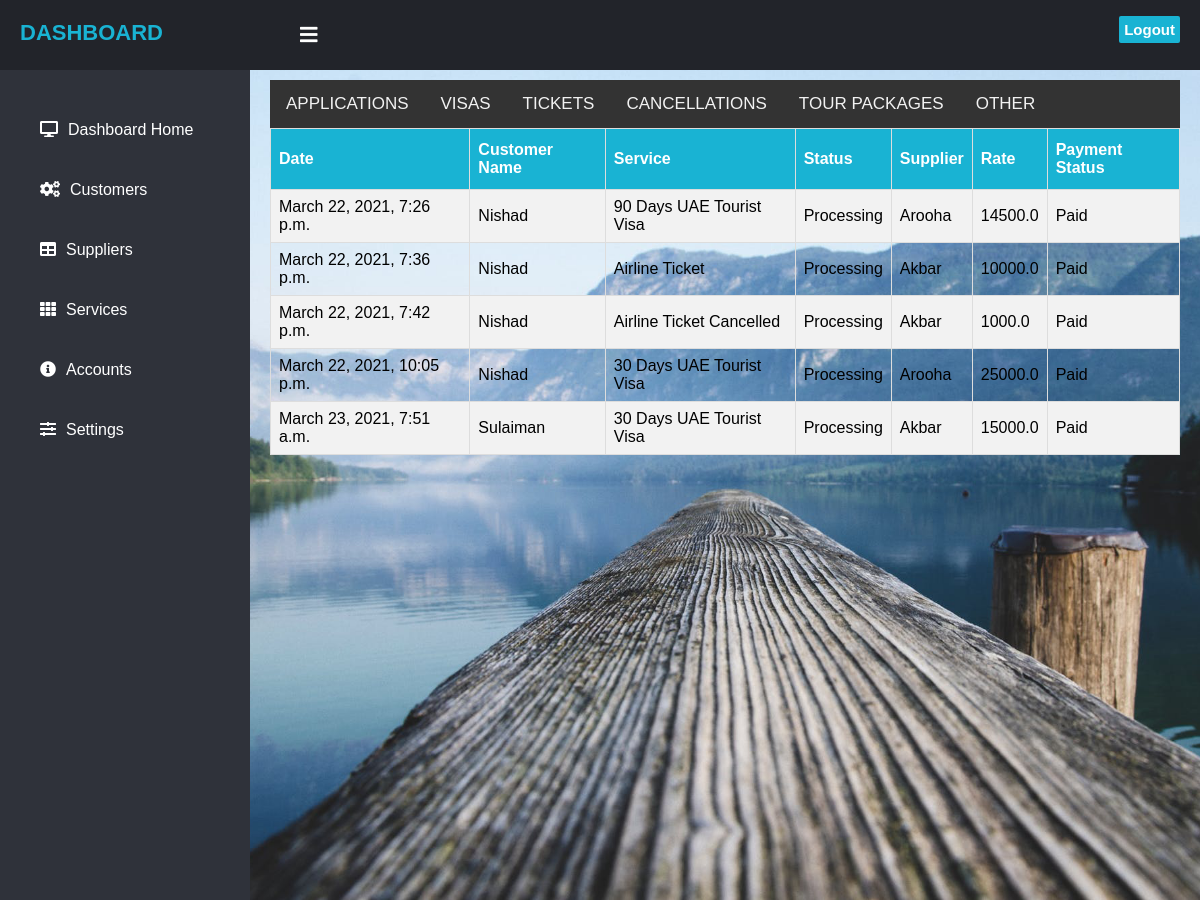
Page /dashboard/services/ on the committed database.
### dashboard/models.py (models this page shows)
class sales(models.Model):
    sales_date=models.DateTimeField(auto_now_add=True)
    cust_name=models.CharField(max_length=225,blank=True)
    cust_id=models.IntegerField(blank=True,default=0)
    product_id=models.IntegerField(blank=True,default=0)
    product_name=models.CharField(max_length=225,blank=True,default=0)
    sup_name=models.CharField(max_length=225,blank=True,default=0)
    sup_id=models.IntegerField(blank=True,default=0)
    purchase_rate = models.FloatField(blank=True,default=0)
    sales_price=models.FloatField(blank=True,default=0)
    paid_amount=models.FloatField(blank=True,default=0)
    balance=models.FloatField(blank=True,default=0)

### dashboard/views.py (the view)
# urls.py: path('services/',services),
def services(request):
    sales_table=sales.objects.all()
    return render(request,'dash_services.html',{'sales':sales_table})

### dashboard/templates/dash_services.html (shortened to what this page needs)
 {% extends 'base.html' %}
 {% block content %}
  {% include 'header.html' %}
 {% include 'sidebar.html' %}
<div class="content">
    {% include 'service_menu.html' %}
        <table id="customers">
  <tr>
    <th>Date</th>
    <th>Customer Name</th>
    <th>Service</th>
      <th>Status</th>
      <th>Supplier</th>
      <th>Rate</th>
      <th>Payment Status</th>
  </tr>
            {% for sale in sales %}
  <tr>
    <td>{{sale.sales_date}}</td>
    <td>{{sale.cust_name}}</td>
    <td>{{sale.product_name}}</td>
      <td>Processing</td>
      <td>{{sale.sup_name}}</td>
      <td>{{sale.sales_price}}</td>
      <td>Paid</td>
  </tr>
{% endfor %}
</table>
    </div>
 {% endblock %}

### Portal_main/static/dashboard/style.css (style rules this page uses)
body { margin: 0; padding: 0; font-family: "Roboto", sans-serif; }
.content { width: (100% - 250px); margin-top: 60px; padding: 20px; margin-left: 250px; background: url(background.png) no-repeat; background-position: center; background-size: cover; height: 100vh; transition: 0.5s; }

### dashboard/templates/base.html (style rules this page uses)
body { margin: 0; padding: 0; font-family: "Roboto", sans-serif; }
.content { width: (100% - 250px); margin-top: 60px; padding: 20px; margin-left: 250px; background: url(background.png) no-repeat; background-position: center; background-size: cover; height: 100vh; transition: 0.5s; }
#customers { font-family: Arial, Helvetica, sans-serif; border-collapse: collapse; width: 100%; }
#customers td, #customers th { border: 1px solid #ddd; padding: 8px; }
#customers tr:nth-child(even) { background-color: #f2f2f2; }
#customers th { padding-top: 12px; padding-bottom: 12px; text-align: left; background-color:#19B3D3; color: white; }
body { margin: 0; font-family: Arial, Helvetica, sans-serif; }

### rows in the picture
sales: sales_date "March 22, 2021, 7:26 p.m.", cust_name "Nishad", product_name "90 Days UAE Tourist Visa", sup_name "Arooha", sales_price "14500.0"
sales: sales_date "March 22, 2021, 7:36 p.m.", cust_name "Nishad", product_name "Airline Ticket", sup_name "Akbar", sales_price "10000.0"
sales: sales_date "March 22, 2021, 7:42 p.m.", cust_name "Nishad", product_name "Airline Ticket Cancelled", sup_name "Akbar", sales_price "1000.0"
sales: sales_date "March 22, 2021, 10:05 p.m.", cust_name "Nishad", product_name "30 Days UAE Tourist Visa", sup_name "Arooha", sales_price "25000.0"
sales: sales_date "March 23, 2021, 7:51 a.m.", cust_name "Sulaiman", product_name "30 Days UAE Tourist Visa", sup_name "Akbar", sales_price "15000.0"
